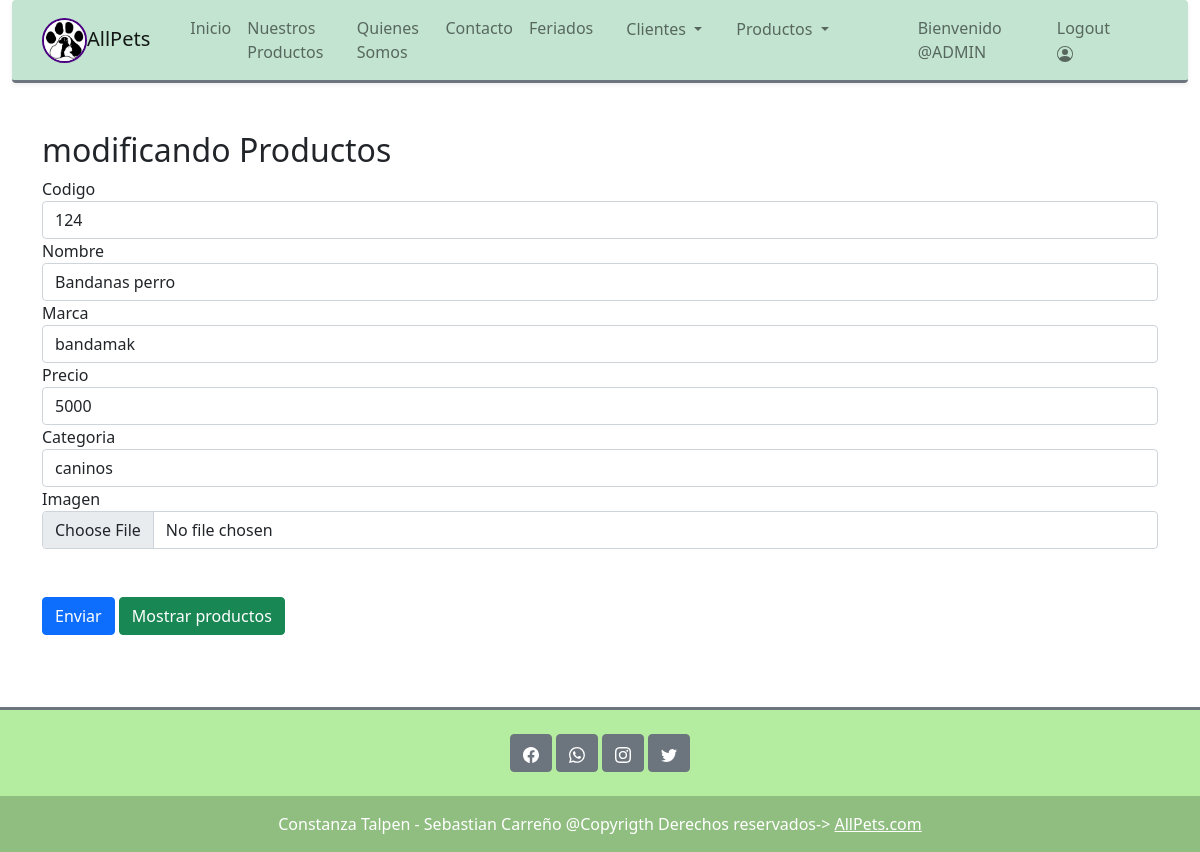
The page /mod_producto/124 (signed in) on the database its author committed.
### iniv/models.py (models this page shows, shortened)
class Producto(models.Model):
    codigo = models.CharField( max_length=20, primary_key=True, verbose_name='Codigo del  Producto')
    nombre= models.CharField(max_length=20, verbose_name='Nombre del Producto')
    marca=models.CharField(max_length=20, verbose_name='Marca')
    precio=models.IntegerField( verbose_name='Precio')
    imagen=models.ImageField(upload_to='images/',blank='True',null='True', verbose_name='Imagen del producto')
    categoria=models.ForeignKey(Categoria, on_delete=models.CASCADE, verbose_name='Categoria')

### iniv/views.py (the view)
# urls.py: path('mod_producto/<id>', mod_producto, name="mod_producto"),
def mod_producto(request, id):
    producto = Producto.objects.get(codigo=id)
    datos = {
        'form': ProductoForm(instance = producto)
    }
    if request.method=='POST':
        formulario = ProductoForm(data=request.POST, instance = Producto)
        if formulario.is_valid():
            formulario.save()
            return redirect ('mostrar')
    return render(request, 'mod_producto.html', datos)

### cart/context_processor.py (called while the page is built)
def precio_total(request):
    total = 0
    if request.user.is_authenticated:
        if 'carrito' in request.session.keys():
            for key,value in request.session['carrito'].items():
                total = total +(float(value['precio'])*value['cantidad'])
    return {'precio_total':total}

### iniv/models.py (called while the page is built)
    def __str__(self):
        return self.nombreCategoria

### iniv/templates/mod_producto.html (shortened to what this page needs)
<!DOCTYPE html>
<html lang="en">
<head>
    <link href="https://cdn.jsdelivr.net/npm/bootstrap@5.0.2/dist/css/bootstrap.min.css" rel="stylesheet">
</head>
<body>
    {% load static %}
<div class="container-fluid">
    <nav class="shadow-sm p-2 mb-5 rounded navbar navbar-expand-lg navbar-light border-3 border-bottom border-secondary"    style="background-color:rgb(194, 228, 208) ;">
            <div class="container">
                <a href="#" class="navbar-brand"><img src="{% static 'img/LOGO.jpg' %}" style=" border:2px solid indigo;border-radius: 25px; width: 45px; height: 45px;" alt="LOGO AllPets">AllPets</a>
                <div id="MenuNavegacion" class="collapse navbar-collapse" style="padding-right: 40px;">
                    <ul class="navbar-nav ms-3">
                        <li class="nav-item r-3"><a class="nav-link" href="{% url 'home' %}">Inicio</a></li>
                        <li class="nav-item r-3"><a class="nav-link" href="{% url 'galeria' %}">Nuestros Productos</a></li>
                        <li class="nav-item r-3"><a class="nav-link" href="{% url 'somos' %}">Quienes Somos</a></li>
                        <li class="nav-item r-3"><a class="nav-link" href="{% url 'contacto' %}">Contacto</a></li>
                        <li class="nav-item r-3"><a class="nav-link" href="{% url 'feriados' %}">Feriados</a></li>
                        {% if user.is_authenticated %}
                        <div class="ps-3  dropdown">
                          <button class="nav-link btn dropdown-toggle" type="button" id="dropdownCliente" data-bs-toggle="dropdown" aria-expanded="false">
                            Clientes
                          </button>
                        </div>
                        <div class="ps-3  dropdown">
                          <button class="nav-link btn dropdown-toggle" type="button" id="dropdownProducto" data-bs-toggle="dropdown" aria-expanded="false">
                            Productos
                          </button>
                        </div>
                        {% endif %}
                        <div class="p-4"></div>
                        <div class="ps-4 nav-item r-3">
                        {% if user.is_authenticated %}
                            <a class="nav-link" href="#">Bienvenido @{{user.username}}</a>
                        </div>
                        <div class="ps-4 nav-item r-3">
                            <a class="nav-link" href="{% url 'logout' %}">Logout
                            </a>
                        </div>
                        {% endif %}
                        </div>
                    </div>
                </div>
    <div class="container">
        <h2>modificando Productos</h2>
        {% if user.is_authenticated  %}
        <div class="row">
            <form method="POST" action="#" id="formulario" enctype="multipart/form-data">
                <div class="form-group">
                    {{ form.codigo.label }}
                    {{ form.codigo }}
                </div>
                <div class="form-group">
                    {{ form.nombre.label }}
                    {{ form.nombre }}
                </div>
                <div class="form-group">
                    {{ form.marca.label }}
                    {{ form.marca }}
                </div>
                <div class="form-group">
                    {{ form.precio.label }}
                    {{ form.precio }}
                </div>
                <div class="form-group">
                    {{ form.categoria.label }}
                    {{ form.categoria }}
                </div>
                <div class="form-group">
                    {{ form.imagen.label }}
                    {{ form.imagen }}
                </div>
                <br><br>
                <input type="submit" class="btn btn-primary" value="Enviar">
                <a href="{% url 'mostrar' %}"  class="btn btn-success">Mostrar productos</a>
            </form>
           {% else %}
            <br><br><br>
            <h3 style="color: red; text-align: center;">No tiene permisos para Agregar Vehiculos</h3>
           {% endif %}
        </div>
    </div>
    <br><br><br>
    <footer class="text-center text-white border-3 border-top border-secondary" style="background-color: rgb(180, 237, 160);">
        <div class="container-fluid p-4 pb-0">
            <section class="mb-4">
                <button type="button" class="btn btn-secondary">
                    <a href="" class="text-reset">
                    </a>
                </button>
                <button type="button" class="btn btn-secondary">
                    <a href="" class="text-reset">
                    </a>
                </button>
                <button type="button" class="btn btn-secondary">
                    <a href="" class="text-reset">
                    </a>
                </button>
                <button type="button" class="btn  btn-secondary">
                    <a href="" class="text-reset">
                    </a>
                </button>
            </section>
        </div>
            <div class="text-center p-3" style="background-color: rgba(0, 0, 0, 0.2);">
                Constanza Talpen - Sebastian Carreño @Copyrigth Derechos reservados->
            <a class="text-white" href="{% url 'home' %}">AllPets.com</a>
            </div>
    </footer>
</body>
</html>

### rows shown on the page
Producto: codigo "124", nombre "Bandanas perro", marca "bandamak", precio "5000", categoria "caninos"

### other values the page prints
{{ user.username }} "ADMIN"
